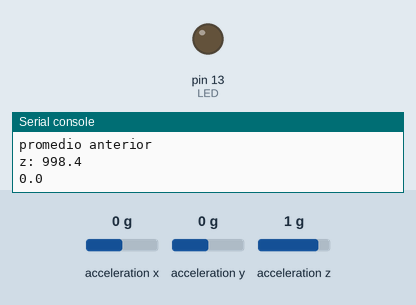
A program run on a simulated MicroPython board. Parts: output pins drawn as LEDs (lit = HIGH), the last lines printed to the serial console. Inputs (shaded band) come from the test bench; at power-on: acceleration z 1 g, acceleration x 0 g, acceleration y 0 g.

Above: at 3.2 s.
3.3 s: acceleration z set to 1.3 g
At 5.4 s:
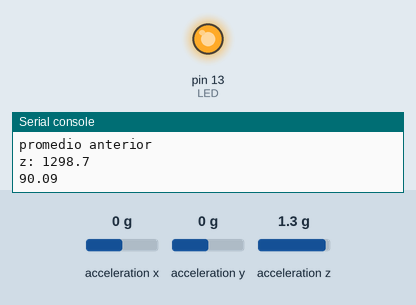
Timing chart, 0 to 6.9 s (numbered marks = the images above; inputs shaded):
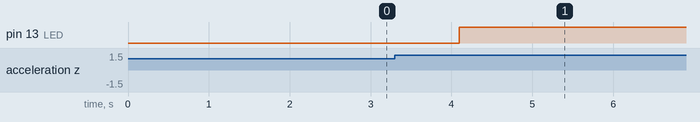

Measured:
- the behaviour switches between 1.1 and 1.2 g on acceleration z (found by bisection; images 0 and 1)
- after the input at 3.3 s, pin 13 (LED): LOW → HIGH after 0.80 s

The program:

alarmaejezV1.py
```python
from machine import Pin
from machine import I2C
import time
import ustruct

DATA_FORMAT         = 0x31
BW_RATE             = 0x2c
POWER_CTL           = 0x2d
INT_ENABLE          = 0x2E

BW_RATE_1600HZ      = 0x0F
BW_RATE_800HZ       = 0x0E
BW_RATE_400HZ       = 0x0D
BW_RATE_200HZ       = 0x0C
BW_RATE_100HZ       = 0x0B
BW_RATE_50HZ        = 0x0A
BW_RATE_25HZ        = 0x09

RANGE_2G            = 0x00
RANGE_4G            = 0x01
RANGE_8G            = 0x02
RANGE_16G           = 0x03

OFSX = 0x1e
OFSY =0x1f
OFSZ =0x20

class adxl345:
    def __init__(self, scl, sda):
        self.scl = scl
        self.sda = sda
        self.i2c = I2C(0,scl = self.scl, sda = self.sda, freq = 100000)
        slv = self.i2c.scan()
        for s in slv:
            buf = self.i2c.readfrom_mem(s, 0, 1)
            if(buf[0] == 0xe5):
                self.slvAddr = s
                print('adxl345 found')
            break
        #self.writeByte(POWER_CTL,0x00)  #sleep
        #time.sleep(0.001)
        self.writeByte(DATA_FORMAT,0x2B)
        self.writeByte(BW_RATE,0x0A)
        self.writeByte(INT_ENABLE,0x00)

        self.writeByte(OFSX,0x00)
        self.writeByte(OFSY,0x00)
        self.writeByte(OFSZ,0x00)

        self.writeByte(POWER_CTL,0x28)
        time.sleep(1)

    def readXYZ(self):
        fmt = '<h' #little-endian
        buf1 = self.readByte(0x32)
        buf2 = self.readByte(0x33)
        buf = bytearray([buf1[0], buf2[0]])
        x, = ustruct.unpack(fmt, buf)
        x = x*3.9

        buf1 = self.readByte(0x34)
        buf2 = self.readByte(0x35)
        buf = bytearray([buf1[0], buf2[0]])
        y, = ustruct.unpack(fmt, buf)
        y = y*3.9

        buf1 = self.readByte(0x36)
        buf2 = self.readByte(0x37)
        buf = bytearray([buf1[0], buf2[0]])
        z, = ustruct.unpack(fmt, buf)
        z = z*3.9
        return (x,y,z)

    def writeByte(self, addr, data):
        d = bytearray([data])
        self.i2c.writeto_mem(self.slvAddr, addr, d)

    def readByte(self, addr):
        return self.i2c.readfrom_mem(self.slvAddr, addr, 1)


scl = Pin(17)
sda = Pin(16)
snsr = adxl345(scl, sda)

LED = Pin(13, Pin.OUT)
LED.off()

valores = 10
sumax = 0.0
sumay = 0.0
sumaz = 0.0
#i = 0
#promediox = 0.0
#promedioy = 0.0
#promedioz = 0.0
#promedioxa = 0.0
#promedioya = 0.0
#promedioza = 0.0

for i in range(10):
        x,y,z = snsr.readXYZ()

        sumax += x
        sumay += y
        sumaz += z
        time.sleep(0.1)

promedioxa = sumax / valores
promedioya = sumay /valores
promedioza = sumaz / valores

while True:
    sumax = 0.0
    sumay = 0.0
    sumaz = 0.0

    for i in range(10):
        x,y,z = snsr.readXYZ()

        sumax += x
        sumay += y
        sumaz += z
        time.sleep(0.1)

    promediox = sumax / valores
    promedioy = sumay /valores
    promedioz = sumaz / valores
    diferencia = promedioz - promedioza
    #if (promediox - promedioxa) >=100 or (promedioy - promedioya) >=100 or (promedioz - promedioza) >= 100:
    if diferencia >= 100:
        LED.on()

    promedioxa = promediox
    promedioya = promedioy
    promedioza = promedioz

    print("promedio actual")
    #print('x:',promediox,'y:',promedioy,'z:',promedioz)
    print('z:',promedioz)
    print("promedio anterior")
    #print('x:',promedioxa,'y:',promedioya,'z:',promedioza)
    print('z:',promedioza)
    #print('x:',x,'y:',y,'z:',z,'uint:mg')
    print(diferencia)

    
```
